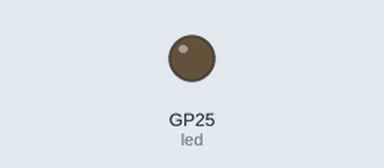
Simulated run of this program. Board: Raspberry Pi Pico running MicroPython. Parts: output pins drawn as LEDs (lit = HIGH). The clock reads 2024-03-15 10:24:30 at power-on unless the program sets it; files the program writes start out absent; requests to the public web service named in the program get a made-up reply in its usual format after 0.4 s (London, UTC, broken clouds, 64 % humidity, 1013 hPa unless stated); library files of the repository ran but are not shown: imu.py, mpy_env.py; what the program prints to the serial console is not drawn.

Above: at 0.1 s.
At 11.7 s:
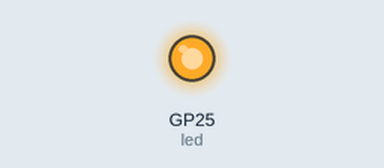
Timing chart, 0 to 13.2 s (numbered marks = the images above):
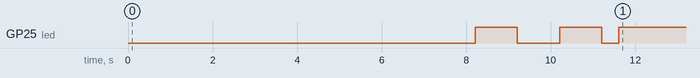

Measured:
- by itself, GP25 (led): goes HIGH 1.0 s, LOW 1.0 s, HIGH 1.0 s, LOW 0.40 s, then HIGH

The program:

main.py
```python
from imu import MPU6050
from machine import I2C, Pin, RTC
from mpy_env import load_env, get_env
from time import localtime, sleep
from umqttsimple import MQTTClient
import network, sys, ubinascii, urequests

sleep(5)

# Settings
to_screen = 1
to_file   = 0
to_mqtt   = 1
decimals  = 2
accel_urt = 0
accel_sda = 0
accel_scl = 1
client_id = ubinascii.hexlify(machine.unique_id())

# Settings from env.json
load_env()
mqtt_srvr = get_env("mqtt_srvr")
mqtt_port = get_env("mqtt_port")
mqtt_user = get_env("mqtt_user")
mqtt_pass = get_env("mqtt_pass")
ax_ptopic = get_env("ax_ptopic")
ay_ptopic = get_env("ay_ptopic")
az_ptopic = get_env("az_ptopic")
gx_ptopic = get_env("gx_ptopic")
gy_ptopic = get_env("gy_ptopic")
gz_ptopic = get_env("gz_ptopic")
tp_ptopic = get_env("tp_ptopic")
ofilename = get_env("ofilename")
wifi_ssid = get_env("wifi_ssid")
wifi_pass = get_env("wifi_pass")

# Print variables
def print_variable(variable_name, colon_position=0):
    key = variable_name
    val = globals()[variable_name]
    print("{}".format(key) + (" " * max(0, colon_position - len(key))), ":", val)

print("Configuration")
colon_position = 11
print_variable("wifi_ssid", colon_position)
print_variable("wifi_pass", colon_position)
print_variable("mqtt_srvr", colon_position)
print_variable("ax_ptopic", colon_position)
print_variable("ay_ptopic", colon_position)
print_variable("az_ptopic", colon_position)
print_variable("gx_ptopic", colon_position)
print_variable("gy_ptopic", colon_position)
print_variable("gz_ptopic", colon_position)
print_variable("tp_ptopic", colon_position)
print_variable("ofilename", colon_position)
print()

# Startup
sleep(3)
led = machine.Pin("LED", machine.Pin.OUT)
led.off()

# Start MPU6050 accelerometer
print("Accelerometer starting ... ", end="")
i2c = I2C(accel_urt, sda=Pin(accel_sda), scl=Pin(accel_scl)) #, freq=400000)
imu = MPU6050(i2c)
print("Done!")

# Connect to wireless network
print("Connecting to network %s ..." %wifi_ssid, end="")
nic = network.WLAN(network.STA_IF)
nic.active(True)
counter = 0
while True:
    led.on()
    nic.connect(wifi_ssid, wifi_pass)
    sleep(1)
    if nic.isconnected():
        print(" Connected!")
        led.off()
        break;
    else:
        print(".", end="")
        led.off()
        sleep(1)
        counter = counter + 1
        if counter == 30:
            # reboot and try again
            machine.reset()

def current_date_time_string():
    rtc = RTC()
    timestamp = rtc.datetime()
    return "%04d-%02d-%02d %02d:%02d:%02d" % (timestamp[0:3] + timestamp[4:7])

def set_time():
    import json
    # Set the RTC using API @ "http://worldtimeapi.org/api/timezone/America/Toronto"
    api_url  = "http://worldtimeapi.org/api/timezone/America/Toronto"
    api_key  = "unixtime" # name of json key
    response = ""
    unixtime = 0
    response = urequests.get(api_url)
    if response.status_code == 200:
        #print(response.text)
        data = json.loads(response.text)
        unixtime = int(data[api_key])
        #print("unixtime: %s" %unixtime)

    unixtimeAdjusted = unixtime - (3600 * 4) # four hours
    try:
        #print("Setting time using value " + str(unixtime) + " adjusted to " + str(unixtimeAdjusted))
        from time import gmtime
        from machine import RTC
        tm = gmtime(unixtimeAdjusted)
        rtc = RTC()
        rtc.datetime((tm[0], tm[1], tm[2], tm[6] + 1, tm[3], tm[4], tm[5], 0))
        return 1
    except:
        print("Unable to set time using value " + str(unixtime) + " adjusted to " + str(unixtimeAdjusted))
        return None

# Set the RTC using API
set_time()
print("Synchronized time with API server: %s" %current_date_time_string())

# Create file to store data
if to_file == 1:
    file = open(ofilename, "w")
    print("File %s created/opened to store data" %ofilename)

# MQTT subroutines
def mqtt_subscribe_callback(topic, msg):
    print((topic, msg))

def mqtt_connect_and_subscribe(client_id, mqtt_srvr, topic_sub, mqtt_subscribe_callback):
    client = MQTTClient(client_id, mqtt_srvr)
    client.set_callback(mqtt_subscribe_callback)
    client.connect()
    client.subscribe(topic_sub)
    #print('Connected to %s MQTT broker, subscribed to %s topic' %(mqtt_srvr, topic_sub))
    return client

def mqtt_connect(client_id, mqtt_srvr, mqtt_port, mqtt_user, mqtt_pass):
    client = MQTTClient(client_id, mqtt_srvr, int(mqtt_port), mqtt_user, mqtt_pass)
    client.connect()
    #print("Connected to MQTT broker %s" %mqtt_srvr)
    #print("Publishing to MQTT topic %s" %topic_pub)
    return client

if to_mqtt == 1:
    counter = 0
    print("Connecting to MQTT broker %s ..." %mqtt_srvr, end="")
    while True:
        led.on()
        try:
            client = mqtt_connect(client_id, mqtt_srvr, mqtt_port, mqtt_user, mqtt_pass)
            if client:
                print("\nConnected!")
                led.off()
                break;
            else:
                counter = counter + 1
                print(".", end="")
                sleep(5)
        except:
            counter = counter + 1
            print(".", end="")
            sleep(5)

        if counter == 30:
            # reboot and try again
            print("\nUnable to connect. Restarting ... ")
            machine.reset()

# Loop forever
print()
print("Looping ... ")
mqtt_fail_count = 0
while True:
    ax = round(imu.accel.x, decimals)
    ay = round(imu.accel.y, decimals)
    az = round(imu.accel.z, decimals)
    gx = round(imu.gyro.x,  decimals)
    gy = round(imu.gyro.y,  decimals)
    gz = round(imu.gyro.z,  decimals)
    tp = round(imu.temperature, decimals)

    timestring = current_date_time_string()
    line = timestring + "," + str(ax) + "," + str(ay) + "," + str(az) + "," + str(gx) + "," + str(gy) + "," + str(gz) + "," + str(tp)

    # Screen
    if to_screen == 1:
        print(timestring + "     ", end="")
        print(str(ax) + (" " * max(0, 10 - len(str(ax)))), end="")
        print(str(ay) + (" " * max(0, 10 - len(str(ay)))), end="")
        print(str(az) + (" " * max(0, 10 - len(str(az)))), end="")
        print(str(gx) + (" " * max(0, 10 - len(str(gx)))), end="")
        print(str(gy) + (" " * max(0, 10 - len(str(gy)))), end="")
        print(str(gz) + (" " * max(0, 10 - len(str(gz)))), end="")
        print(str(tp) + (" " * max(0, 10 - len(str(tp)))), end="")

    # File
    if to_file == 1:
        file.write(line + "\n")
        print("f ", end="")

    # MQTT
    if to_mqtt == 1:
        try:
            client.publish(ax_ptopic, str(ax))
            client.publish(ay_ptopic, str(ay))
            client.publish(az_ptopic, str(az))
            client.publish(gx_ptopic, str(gx))
            client.publish(gy_ptopic, str(gy))
            client.publish(gz_ptopic, str(gz))
            client.publish(tp_ptopic, str(tp))
            print("m ", end="")
        except OSError as e:
            mqtt_fail_count = mqtt_fail_count + 1
            print("MQTT Publish Error! Attempt " + str(mqtt_fail_count), end="")
            if mqtt_fail_count > 29:
                # reboot and try again
                print("\nUnable to connect. Restarting ... ")
                sleep(1)
                machine.reset()

    print()
    sleep(1)
```
